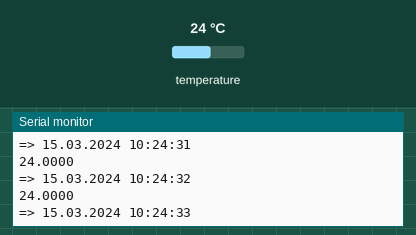
The sketch below on a simulated Arduino Uno, built with avr-gcc and run on an emulated ATmega328P. Parts: the last lines printed to the serial monitor. The test bench sets the inputs (shaded band); at power-on: temperature 24 °C. The local clock reads 2024-03-15 10:24:30 at power-on unless the sketch sets it.

Above: at 4.8 s.
4.9 s: temperature set to 10.6 °C
At 6.4 s:
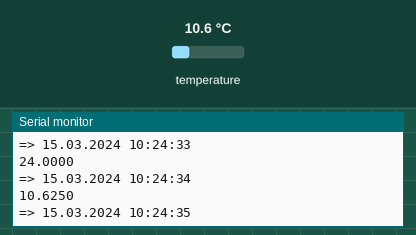
6.6 s: temperature set to 9.5 °C
At 9.0 s:
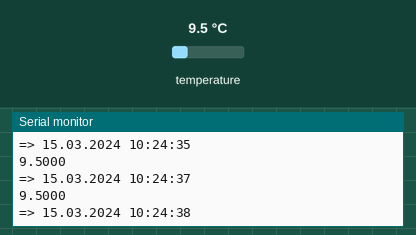
Timing chart, 0 to 9.3 s (numbered marks = the images above; inputs shaded):
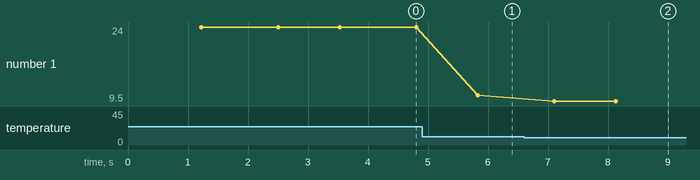

The sketch:

auto_Loger.ino
```cpp
//Программа должна будет сканировать температуру  и отправлять показания
//SMS при понижении температуры ниже чем +2 градуса
//и звонить при понижении ниже чем -2 градуса

//содержание СМС:
//дата.время - температура //// "29.12.2016 15:54 = -2 Celcia"

#include <Wire.h>
#include <OneWire.h>
#include <TimeLib.h>
#include <DS1307RTC.h>

//инициализируем переменные
OneWire  ds(10);  // on pin 10 (a 4.7K resistor is necessary) - датчик температуры DS18B20

byte i; //служебная переменная для циклов
byte addr[8];  // для адреса 18B20
String data_1;  //

void setup() {
  Serial.begin(9600);
  while (!Serial) ; // wait for serial
  delay(200);
  Serial.println("");
  Serial.println("------- Begin Runer  ----------");
}

void loop() {
//1. ищем датчик вызов
search_temperatur();

//2. читаем температуру Функц
//read_temperatur();
Serial.println(read_temperatur(),4); //для отладки

//3. читаем время
read_data_time();

Serial.println("=> " + data_1); //для отладки


}
//конец loop()
//==============================================================================
//==============================================================================


// для вспомогательных функции

//1. ищем датчик температуры функция
int search_temperatur(){                //возврашает 1 если нашел датчик , 0 если не нашел.
if ( !ds.search(addr)) {
//  Serial.println("No more addresses.");
    ds.reset_search();
    delay(250);
// снять все ремарки если нужно поменять разрешение
    ds.reset(); // сброс шины
    ds.select(addr);// выставить адрес
    ds.write(0x4E); // разрешение записать конфиг
    ds.write(0x7F); // Th контроль температуры макс 128грд
    ds.write(0xFF); // Tl контроль температуры мин -128грд
    ds.write(0x60); // 0x60 12-бит разрешение, 0x00 -9бит разрешение
    return;
}

 if (OneWire::crc8(addr, 7) != addr[7]) {
//     Serial.println("CRC is not valid!"); //
      return 0 ;
 }
 else{
//  Serial.println("CRC is valid!");
   return 1 ;
 }
}

//2. читаем температуру Функц
float read_temperatur(){
// локальные переменные для функции
byte data[12]; // для данных 18B20

float celsius;  // измеренная температура

  ds.reset();
  ds.select(addr);
//  ds.write(0xCC, 1);        // Команда пропуск ROM.
  ds.write(0x44, 1);        // start conversion, with parasite power on at the end

  delay(1000);     // maybe 750ms is enough, maybe not
  // we might do a ds.depower() here, but the reset will take care of it.

  ds.reset();
  ds.select(addr);
  ds.write(0xBE);         // Read Scratchpad Команда чтения памяти датчика. Команда используется для чтения всех 9ти байтов памяти DS18B20

 for ( i = 0; i < 9; i++) {           //читаем 9 байт
    data[i] = ds.read();
  }
 // Convert the data to actual temperature
  // because the result is a 16 bit signed integer, it should
  // be stored to an "int16_t" type, which is always 16 bits
  // even when compiled on a 32 bit processor.
//data[0] = 0x5E ;
//data[1] = 0xFF ;
  int16_t raw = (data[1] << 8) | data[0];
  celsius = (float)raw / 16.000;
//  Serial.print(celsius,4);
//  Serial.println(" ");
return celsius ;
}

//3. читаем дату время из таймера
int  read_data_time() {
data_1 = "";
  tmElements_t tm;
RTC.read(tm);
data_1 = print2digits(tm.Day) +'.'+ print2digits(tm.Month)+ '.' + tmYearToCalendar(tm.Year) +" " + print2digits(tm.Hour) + ':'+ print2digits(tm.Minute)+':'+ print2digits(tm.Second);

//data_1 = tm.Second;

/*
    Serial.print("Ok, Time = ");
    print2digits(tm.Hour);
    Serial.write(':');
    print2digits(tm.Minute);
    Serial.write(':');
    print2digits(tm.Second);
    Serial.print(", Date (D/M/Y) = ");
    Serial.print(tm.Day);
    Serial.write('/');
    Serial.print(tm.Month);
    Serial.write('/');
    Serial.print(tmYearToCalendar(tm.Year));
    Serial.println();

 */


//data_1 = "03.12.2016 14:18" ;
return 1;


}


//4. функция пишет два символа если одна цифра
String print2digits(int number) {
String str1 = "";

  if (number >= 0 && number < 10) {
    str1 = '0';
    str1 = str1 + (String)number;
//    Serial.write('0');
  }
else {
 str1 = (String)number;
}
//Serial.println(str1); //для отладки
return str1 ;
}
```

Measured:
- after the input at 4.9 s, the serial monitor: prints a new line after 0.93 s (image 1)
- after the input at 6.6 s, the serial monitor: prints a new line after 0.51 s (image 2)
- plotted number 1: 24 → 10.62 after the input at 4.9 s, 10.62 → 9.5 after the input at 6.6 s
